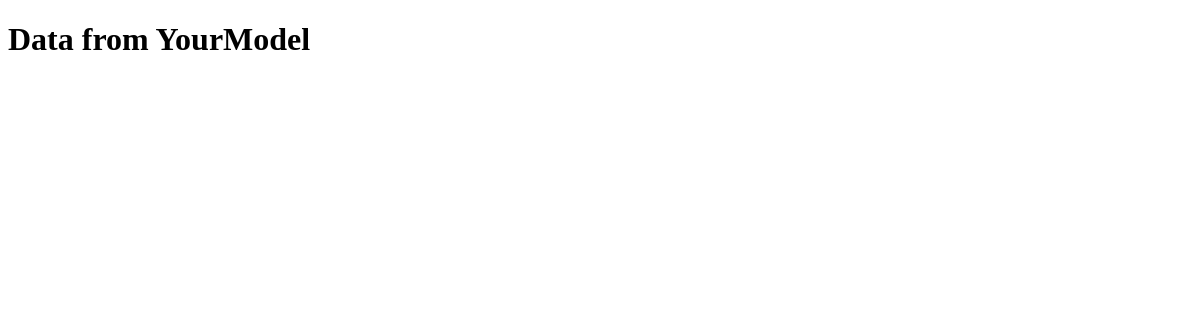
Before: /index/ with the older database file.
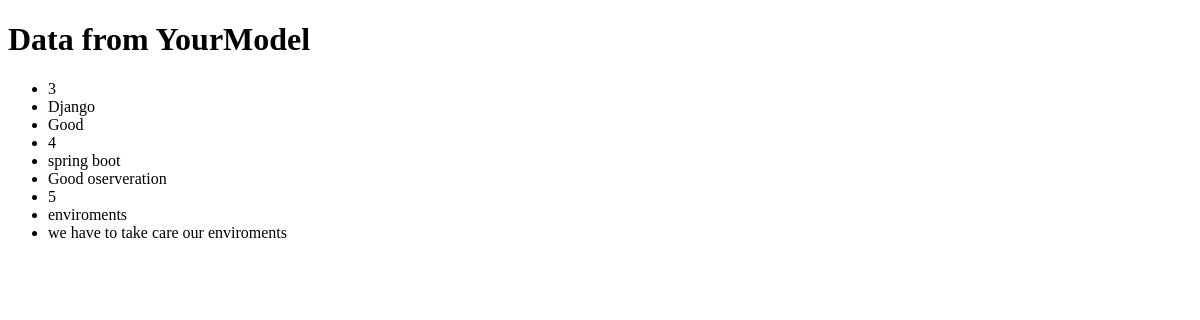
After: the same page with the newer database file.
### post/models.py (models this page shows, shortened)
class PostModel(models.Model):
    id = models.AutoField(unique=True, primary_key=True)
    title = models.CharField(max_length=50)
    content = models.TextField(max_length=400)
    image = models.ImageField(
        upload_to="post/images",
        blank=True,
        null=True,
    )
    created_at = models.DateField(auto_now_add=True)
    uploaded_at = models.DateField(auto_now=True)

### post/views.py (the view)
# urls.py: path('index/', your_view, name='your_view'),
def your_view(request):
    viewset = PostViewSet.as_view({'get': 'list'})
    response = viewset(request)
    data = response.data
    print(data)
    return render(request, 'index.html', {'data': data})

### post/templates/index.html (shortened to what this page needs)
<!DOCTYPE html>
<html lang="en">
<head>
</head>
<body>
    <h1>Data from YourModel</h1>
    <ul>
        {% for item in data %}
            <li>{{ item.id}}</li>
            <li>{{ item.title}}</li>
            <li>{{ item.content}}</li>
        {% endfor %}
    </ul>
</body>
</html>

Changed rows visible on the page:
added PostModel: title "Django", content "Good"
added PostModel: title "spring boot", content "Good oserveration"
added PostModel: title "enviroments", content "we have to take care our enviroments"
Other visible differences:
new list line: "3"
new list line: "4"
new list line: "5"
